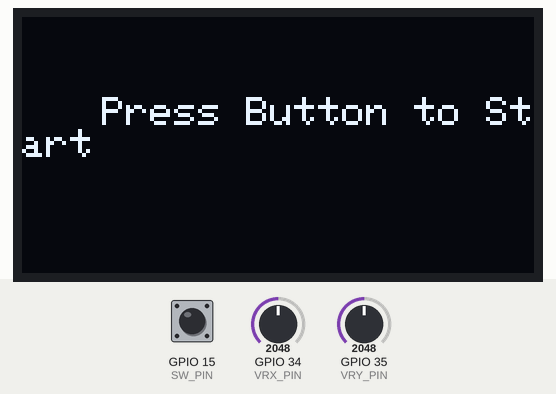
A sketch run on a simulated ESP32. Parts: 128×64 one-colour display. Inputs (shaded band) come from the test bench; at power-on: GPIO 15 (SW_PIN) HIGH, GPIO 35 (VRY_PIN) = 2048, GPIO 34 (VRX_PIN) = 2048. Random numbers use the default seed unless the sketch sets one.

Above: at 3.2 s.
3.3 s: GPIO 15 (SW_PIN) pulled LOW for 0.15 s
At 3.8 s:
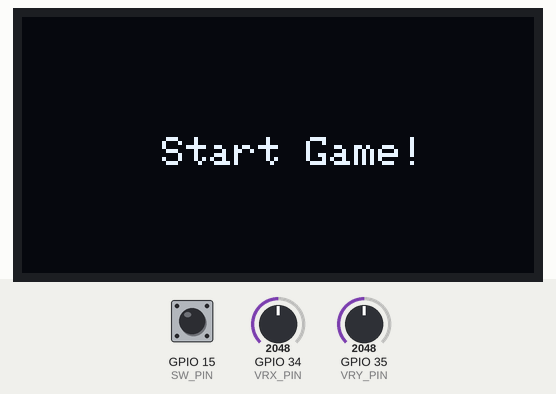
4.0 s: GPIO 35 (VRY_PIN) set to 2866
At 5.9 s:
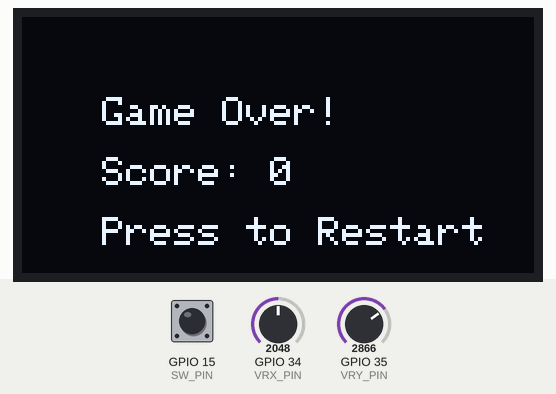
6.5 s: GPIO 15 (SW_PIN) pulled LOW for 1 s
At 6.61 s:
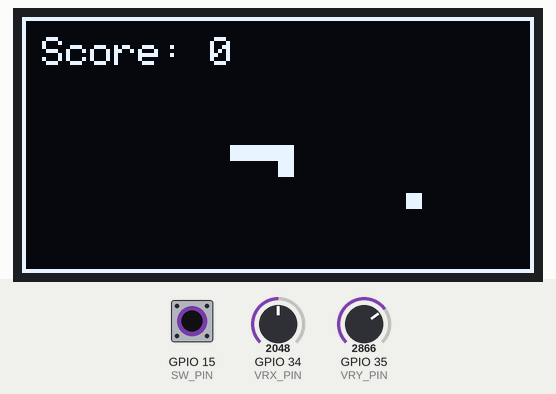
Timing chart, 0 to 9.5 s (numbered marks = the images above; inputs shaded):
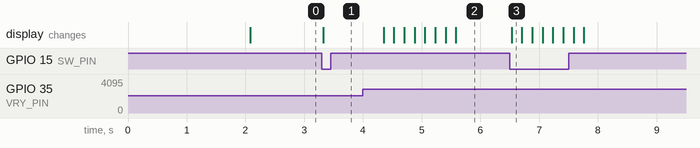

The sketch:

ESP32_SNAKE_GAME.ino
```cpp
#include <Wire.h>
#include <Adafruit_GFX.h>
#include <Adafruit_SSD1306.h>

// OLED Configuration
#define SCREEN_WIDTH 128
#define SCREEN_HEIGHT 64
#define OLED_RESET    -1
Adafruit_SSD1306 display(SCREEN_WIDTH, SCREEN_HEIGHT, &Wire, OLED_RESET);

// Joystick Pins
const int VRX_PIN = 34;
const int VRY_PIN = 35;
const int SW_PIN = 15;

// Snake Game Variables
const int boxSize = 4;
const int maxLength = (SCREEN_WIDTH / boxSize) * (SCREEN_HEIGHT / boxSize);
int snakeX[maxLength], snakeY[maxLength];
int snakeLength = 5;
int foodX, foodY;
int score = 0;

int dirX = 1;  // 1: Right, -1: Left
int dirY = 0;  // 1: Down, -1: Up

bool gameOver = false;
bool gameStarted = false;

// Calibration Variables
int joystickCenterX = 0;
int joystickCenterY = 0;

void setup() {
  Serial.begin(9600);

  if (!display.begin(SSD1306_SWITCHCAPVCC, 0x3C)) {
    Serial.println("SSD1306 initialization failed");
    while (true);
  }

  pinMode(SW_PIN, INPUT_PULLUP);

  calibrateJoystick();
  showStartScreen();
  resetGame();
}

void loop() {
  if (!gameStarted) {
    if (digitalRead(SW_PIN) == LOW) {
      gameStarted = true;
      displayStartGame();
    }
    return;
  }

  if (gameOver) {
    displayGameOver();
    return;
  }

  readJoystick();
  moveSnake();
  checkCollision();
  drawGame();

  delay(150);
}

void calibrateJoystick() {
  display.clearDisplay();
  display.setCursor(10, 20);
  display.println("Calibrating...");
  display.display();

  delay(2000);

  joystickCenterX = analogRead(VRX_PIN);
  joystickCenterY = analogRead(VRY_PIN);
}

void showStartScreen() {
  display.clearDisplay();
  display.setCursor(20, 20);
  display.println("Press Button to Start");
  display.display();
}

void displayStartGame() {
  display.clearDisplay();
  display.setCursor(35, 30);
  display.println("Start Game!");
  display.display();
  delay(1000);
}

void readJoystick() {
  int xValue = analogRead(VRX_PIN) - joystickCenterX;
  int yValue = analogRead(VRY_PIN) - joystickCenterY;

  if (abs(xValue) > abs(yValue)) {
    if (xValue > 800 && dirX == 0) {
      dirX = 1; dirY = 0;
    } else if (xValue < -800 && dirX == 0) {
      dirX = -1; dirY = 0;
    }
  } else {
    if (yValue > 800 && dirY == 0) {
      dirX = 0; dirY = 1;
    } else if (yValue < -800 && dirY == 0) {
      dirX = 0; dirY = -1;
    }
  }
}

void moveSnake() {
  for (int i = snakeLength - 1; i > 0; i--) {
    snakeX[i] = snakeX[i - 1];
    snakeY[i] = snakeY[i - 1];
  }

  snakeX[0] += dirX * boxSize;
  snakeY[0] += dirY * boxSize;

  if (snakeX[0] == foodX && snakeY[0] == foodY) {
    snakeLength++;
    score++;
    spawnFood();
  }
}

void checkCollision() {
  if (snakeX[0] < boxSize || snakeX[0] >= SCREEN_WIDTH - boxSize ||
      snakeY[0] < boxSize || snakeY[0] >= SCREEN_HEIGHT - boxSize) {
    gameOver = true;
    return;
  }

  for (int i = 1; i < snakeLength; i++) {
    if (snakeX[0] == snakeX[i] && snakeY[0] == snakeY[i]) {
      gameOver = true;
      return;
    }
  }
}

void spawnFood() {
  do {
    foodX = (random(1, (SCREEN_WIDTH / boxSize) - 2) * boxSize);
    foodY = (random(1, (SCREEN_HEIGHT / boxSize) - 2) * boxSize);
  } while (checkFoodCollision());
}

bool checkFoodCollision() {
  for (int i = 0; i < snakeLength; i++) {
    if (snakeX[i] == foodX && snakeY[i] == foodY) {
      return true;
    }
  }
  return false;
}

void drawGame() {
  display.clearDisplay();

  // Draw Border
  display.drawRect(0, 0, SCREEN_WIDTH, SCREEN_HEIGHT, SSD1306_WHITE);

  // Draw Snake
  for (int i = 0; i < snakeLength; i++) {
    display.fillRect(snakeX[i], snakeY[i], boxSize, boxSize, SSD1306_WHITE);
  }

  // Draw Food
  display.fillRect(foodX, foodY, boxSize, boxSize, SSD1306_WHITE);

  // Draw Score
  display.setCursor(5, 5);
  display.print("Score: ");
  display.print(score);

  display.display();
}

void displayGameOver() {
  display.clearDisplay();
  display.setCursor(20, 20);
  display.println("Game Over!");
  display.setCursor(20, 35);
  display.print("Score: ");
  display.print(score);
  display.setCursor(20, 50);
  display.println("Press to Restart");
  display.display();

  if (digitalRead(SW_PIN) == LOW) {
    resetGame();
  }
}

void resetGame() {
  snakeLength = 5;
  score = 0;
  dirX = 1;
  dirY = 0;
  gameOver = false;

  for (int i = 0; i < snakeLength; i++) {
    snakeX[i] = SCREEN_WIDTH / 2 - (i * boxSize);
    snakeY[i] = SCREEN_HEIGHT / 2;
  }
  spawnFood();
}
```

Measured:
- after the input at 3.3 s, the display: changes at once (image 1)
- after the input at 6.5 s, the display: changes at once (image 3)
